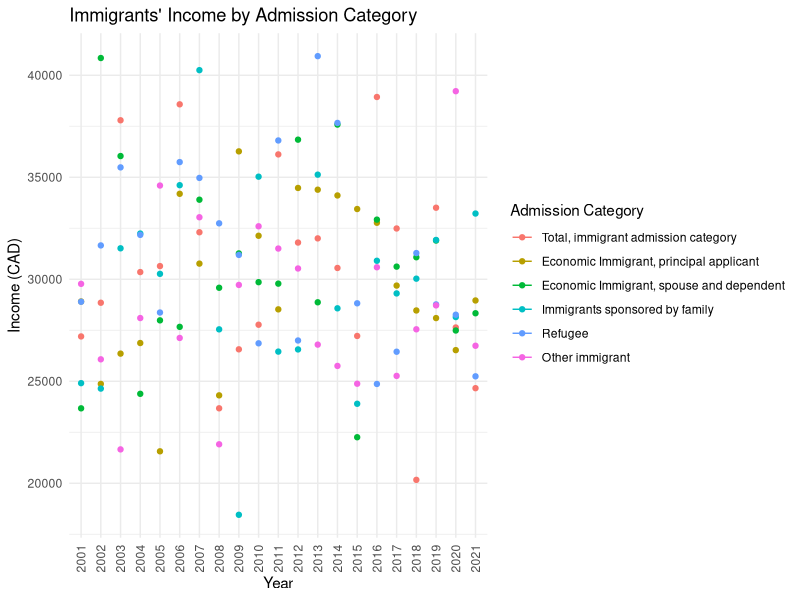

Here is the R script that generated this plot:
#### Preamble ####
# Purpose: Simulates data for testing and validation
# Author: Aviral Bhardwaj
# Date: 17 April 2024
# Contact: aviral.bhardwaj@mail.utoronto.ca
# License: MIT
# Pre-requisites: None


#### Workspace setup ####
# Load necessary libraries
library(dplyr)
library(tidyr)
library(ggplot2)

# Set seed for reproducibility
set.seed(123)

# Define years
years <- 2001:2021

# Define admission categories
admission_categories <- c("Total, immigrant admission category",
                          "Economic Immigrant, principal applicant",
                          "Economic Immigrant, spouse and dependent",
                          "Immigrants sponsored by family",
                          "Refugee",
                          "Other immigrant")

# Create an empty data frame to store simulated data
simulated_data <- expand.grid(year = years, admission_category = admission_categories)

# Generate random income values
simulated_data$value <- rnorm(nrow(simulated_data), mean = 30000, sd = 5000)


simulated_data$year <- as.factor(simulated_data$year)

# Create ggplot
ggplot(simulated_data, aes(x = year, y = value, color = admission_category)) +
  geom_line() +
  geom_point() +
  labs(title = "Immigrants' Income by Admission Category",
       x = "Year",
       y = "Income (CAD)",
       color = "Admission Category") +
  theme_minimal() +
  theme(legend.position = "right",
        axis.text.x = element_text(angle = 90, vjust = 0.5, hjust=1))


# Define income categories
income_categories <- c("< $20,000 (including loss)", 
                       "$20,000 to $39,999", 
                       "$40,000 to $59,999", 
                       "$60,000 to $79,999", 
                       "$80,000 to $99,999", 
                       "$100,000 to $149,999", 
                       "$150,000 and over")

# Define admission categories
admission_categories <- c("Total, immigrant admission category",
                          "Economic Immigrant, principal applicant",
                          "Economic Immigrant, spouse and dependent",
                          "Immigrants sponsored by family",
                          "Refugee",
                          "Other immigrant")

# Create an empty data frame to store simulated data
simulated_data <- data.frame(Characteristic = income_categories)

# Generate random income values for each admission category
for (category in admission_categories) {
  simulated_data[category] <- round(runif(length(income_categories), min = 5000, max = 100000), 2)
}
